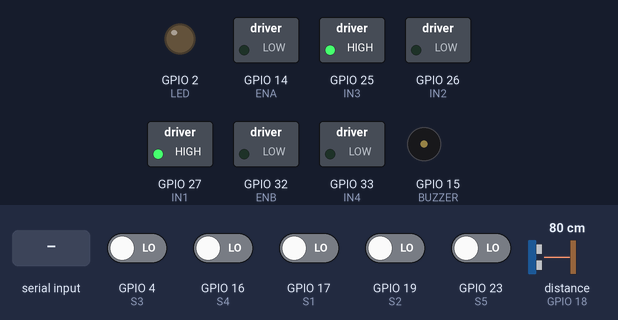
Recording of a sketch running on a simulated ESP32. Parts: switched loads named in the sketch (green lamp = pin HIGH), output pins drawn as LEDs (lit = HIGH), buzzer (waves = sounding, pin HIGH). Dashed ring = blinking. The inputs (shaded band) are chosen by the test bench; at power-on: GPIO 4 (S3), GPIO 16 (S4), GPIO 17 (S1), GPIO 19 (S2), GPIO 23 (S5) LOW, distance to the obstacle (sensor on GPIO 18) 80 cm. The echo pulse lasts 58.3 µs per cm; nothing arrives over Bluetooth unless stated; pins used as bus, display or sensor lines are not drawn.

Above: at 1.5 s.
1.6 s: "1" received over the second serial link
At 4.5 s:
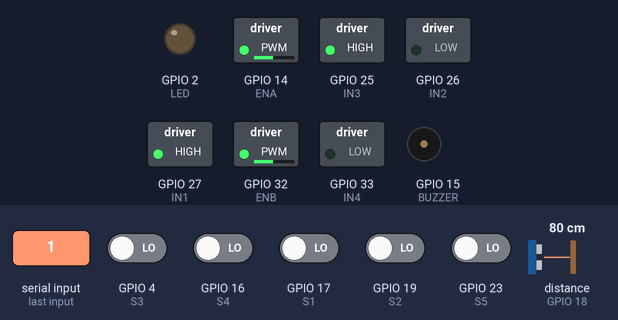
4.6 s: distance to the obstacle (sensor on GPIO 18) set to 17 cm
7.2 s: distance to the obstacle (sensor on GPIO 18) set to 14 cm
At 8.32 s:
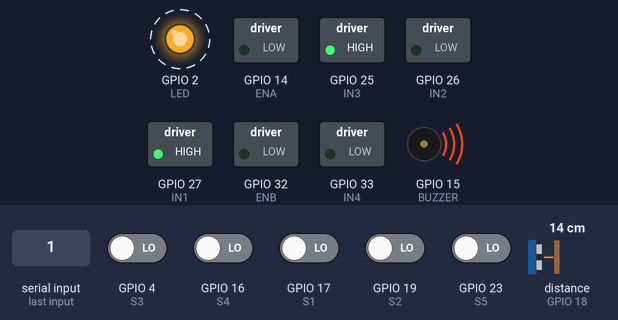
10.2 s: "F" received over the second serial link
At 12.1 s:
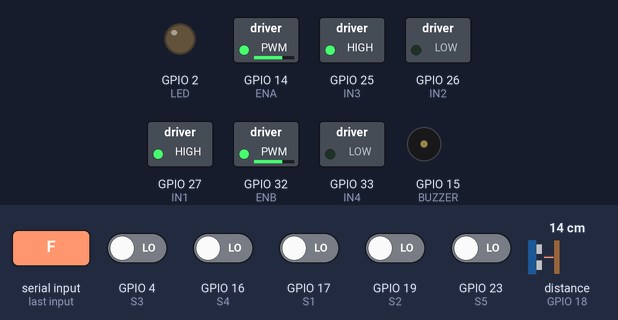
12.5 s: "B" received over the second serial link
At 13.7 s:
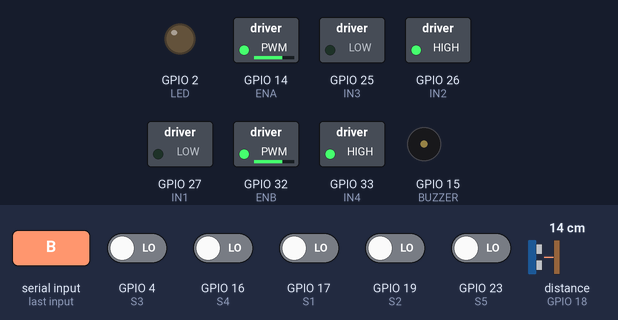
14.0 s: "1" received over the second serial link
At 14.82 s:
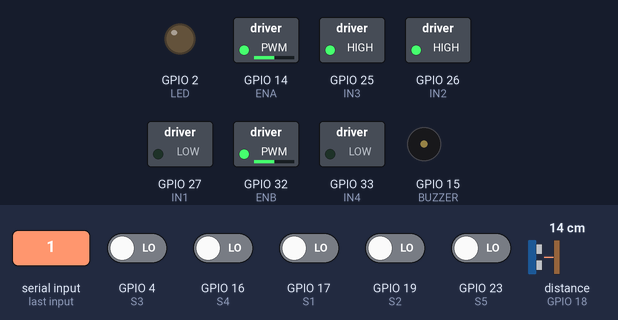
Timing chart, 0 to 18.0 s (numbered marks = the images above; inputs shaded):
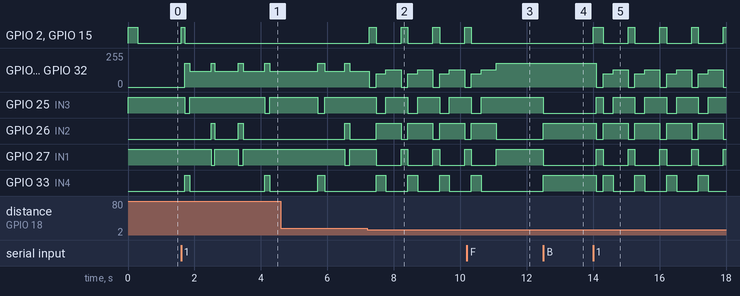

The sketch:

xe_do_line_IC2005_G1.ino
```cpp
#include "BluetoothSerial.h"

// ==================== KHAI BÁO PIN ĐỘNG CƠ (GIỮ NGUYÊN) ====================
BluetoothSerial SerialBT;

#define ENA  14
#define IN1  27
#define IN2  26
#define IN3  25
#define IN4  33
#define ENB  32

// ==================== KHAI BÁO PIN CẢM BIẾN ====================
#define S1 17   // Trái ngoài cùng
#define S2 19   // Trái trong
#define S3 4    // Giữa
#define S4 16   // Phải trong
#define S5 23   // Phải ngoài cùng

#define TRIG   5
#define ECHO   18
#define BUZZER 15
#define LED    2

// ==================== PWM ESP32 ====================
#define PWM_CHANNEL_A 0
#define PWM_CHANNEL_B 1
#define PWM_FREQ 1000
#define PWM_RES 8

// ==================== BIẾN TOÀN CỤC & PID ====================
int systemMode = 0;
int SPEED_BASE = 120; // Lấy theo initial_motor_speed của code mẫu
int manualSpeed = 180;
char lastCmd = 'S';
int stepCounter = 1;
unsigned long lastCrossTime = 0;


// Các thông số PID từ code mẫu (Bạn có thể cần tinh chỉnh lại Kd trên sân)
float Kp = 20.0;
float Ki = 0.3;
float Kd = 50.0;

int error = 0;
int previous_error = 0;
float P = 0, I = 0, D = 0;
float PID_value = 0;

unsigned long lastPingTime = 0;
unsigned long lastTimePID = 0;
float currentDist = 999;
float dt = 0;

// ==================== HÀM HỖ TRỢ ====================
void setAlarm(bool state) {
  digitalWrite(BUZZER, state ? HIGH : LOW);
  digitalWrite(LED, state ? HIGH : LOW);
}

void beep(int ms) {
  setAlarm(true); delay(ms); setAlarm(false);
}

// Hàm motor đã được tối ưu để dùng cho ESP32 và hỗ trợ quay ngược (âm)
void motor(int left, int right) {
  digitalWrite(IN1, left >= 0 ? HIGH : LOW);
  digitalWrite(IN2, left >= 0 ? LOW  : HIGH);
  ledcWrite(PWM_CHANNEL_A, abs(left));

  digitalWrite(IN3, right >= 0 ? HIGH : LOW);
  digitalWrite(IN4, right >= 0 ? LOW  : HIGH);
  ledcWrite(PWM_CHANNEL_B, abs(right));
}

void stopM() {
  motor(0, 0);
}

float getDistance() {
  digitalWrite(TRIG, LOW); delayMicroseconds(2);
  digitalWrite(TRIG, HIGH); delayMicroseconds(10);
  digitalWrite(TRIG, LOW);
  long t = pulseIn(ECHO, HIGH, 4000);
  return (t == 0) ? 999 : t * 0.034 / 2.0;
}


// ==================== DÒ LINE SA HÌNH FPT ====================
void lineFollow() {
  int l1 = digitalRead(S1);
  int l2 = digitalRead(S2);
  int l3 = digitalRead(S3);
  int l4 = digitalRead(S4);
  int l5 = digitalRead(S5);

  // 1. NHẬN DIỆN GIAO CẮT & ĐẾM BƯỚC
  // Nếu mắt ngoài cùng chạm vạch VÀ đã qua ít nhất 0.8s kể từ ngã rẽ trước (chống đếm đúp)
  if ((l1 == 0 || l5 == 0) && (millis() - lastCrossTime > 800)) {
    lastCrossTime = millis(); // Reset đồng hồ

    // Thực hiện lệnh rẽ tương ứng với từng chốt trên chữ FPT
    switch(stepCounter) {

      case 1: // CHỐT 1: Ngã 3 giữa chữ F -> Phải rẽ Phải
        motor(180, -180); delay(150);
        while(digitalRead(S3) == 1) { motor(180, -180); }
        break;

      case 2: // CHỐT 2: Góc gập 45 độ lên chéo -> Phải rẽ Trái
        motor(-180, 180); delay(100); // Delay ngắn hơn vì góc 45 độ
        while(digitalRead(S3) == 1) { motor(-180, 180); }
        break;

      case 3: // CHỐT 3 (BẪY): Đâm chéo vào chữ P -> Ép rẽ Trái (Đi lên)
        motor(-180, 180); delay(150);
        while(digitalRead(S3) == 1) { motor(-180, 180); }
        break;

      case 4: // CHỐT 4: Đỉnh chữ P -> Rẽ Phải
        motor(180, -180); delay(150);
        while(digitalRead(S3) == 1) { motor(180, -180); }
        break;

      case 5: // CHỐT 5: Cắt ngang thân chữ T -> ÉP ĐI THẲNG QUA
        motor(SPEED_BASE, SPEED_BASE);
        delay(200); // Lướt qua vạch ngang mà không bẻ lái
        break;

      case 6: // CHỐT 6: Đỉnh nhọn chữ T -> Rẽ Phải góc gắt 135 độ
        motor(180, -180); delay(200); // Delay lâu hơn để quay sâu vào trong
        while(digitalRead(S3) == 1) { motor(180, -180); }
        break;

      case 7: // CHỐT 7 (BẪY): Đâm chéo vào thân chữ T -> Ép rẽ Trái (Đi xuống Finish)
        motor(-180, 180); delay(150);
        while(digitalRead(S3) == 1) { motor(-180, 180); }
        break;
    }

    // Tăng bộ đếm cho ngã rẽ tiếp theo, đặt lại lỗi PID để xe chạy thẳng mượt
    stepCounter++;
    previous_error = 0;
    lastTimePID = micros();
    return; // Rẽ xong thì thoát luôn, nhường vòng lặp tiếp theo cho PID
  }

  // 2. NẾU MẤT VẠCH TRÊN ĐƯỜNG ĐI (Khắc phục sự cố)
  if (l5 == 1 && l4 == 1 && l3 == 1 && l2 == 1 && l1 == 1) {
    if (previous_error > 0) { error = 5; }
    else if (previous_error < 0) { error = -5; }
  }

  // 3. TÍNH TOÁN LỖI CHO ĐOẠN ĐƯỜNG THẲNG/CHÉO
  else {
    if      (l5 == 1 && l4 == 1 && l3 == 1 && l2 == 1 && l1 == 0) { error = 4; }
    else if (l5 == 1 && l4 == 1 && l3 == 1 && l2 == 0 && l1 == 0) { error = 3; }
    else if (l5 == 1 && l4 == 1 && l3 == 1 && l2 == 0 && l1 == 1) { error = 2; }
    else if (l5 == 1 && l4 == 1 && l3 == 0 && l2 == 0 && l1 == 1) { error = 1; }
    else if (l5 == 1 && l4 == 1 && l3 == 0 && l2 == 1 && l1 == 1) { error = 0; }
    else if (l5 == 1 && l4 == 0 && l3 == 0 && l2 == 1 && l1 == 1) { error = -1; }
    else if (l5 == 1 && l4 == 0 && l3 == 1 && l2 == 1 && l1 == 1) { error = -2; }
    else if (l5 == 0 && l4 == 0 && l3 == 1 && l2 == 1 && l1 == 1) { error = -3; }
    else if (l5 == 0 && l4 == 1 && l3 == 1 && l2 == 1 && l1 == 1) { error = -4; }
  }

  // 4. CHẠY PID ĐỂ GIỮ THĂNG BẰNG
  unsigned long now = micros();
  dt = (now - lastTimePID) / 1000000.0;
  if (dt <= 0.0 || dt > 0.1) dt = 0.005;
  lastTimePID = now;

  P = error;
  I = I + error * dt;
  D = (error - previous_error) / dt;
  I = constrain(I, -50, 50);

  PID_value = Kp * P + Ki * I + Kd * D;
  previous_error = error;

  PID_value = constrain(PID_value, -180, 180);

  int leftSpeed  = SPEED_BASE - PID_value;
  int rightSpeed = SPEED_BASE + PID_value;
  leftSpeed  = constrain(leftSpeed, -255, 255);
  rightSpeed = constrain(rightSpeed, -255, 255);

  motor(leftSpeed, rightSpeed);
}

// ==================== SETUP & LOOP ====================
void setup() {
  Serial.begin(115200);
  SerialBT.begin("ESP32_PRO_CAR");

  pinMode(IN1, OUTPUT); pinMode(IN2, OUTPUT);
  pinMode(IN3, OUTPUT); pinMode(IN4, OUTPUT);

  ledcSetup(PWM_CHANNEL_A, PWM_FREQ, PWM_RES);
  ledcAttachPin(ENA, PWM_CHANNEL_A);
  ledcSetup(PWM_CHANNEL_B, PWM_FREQ, PWM_RES);
  ledcAttachPin(ENB, PWM_CHANNEL_B);

  pinMode(S1, INPUT); pinMode(S2, INPUT); pinMode(S3, INPUT);
  pinMode(S4, INPUT); pinMode(S5, INPUT);

  pinMode(TRIG, OUTPUT); pinMode(ECHO, INPUT);
  pinMode(BUZZER, OUTPUT); pinMode(LED, OUTPUT);

  stopM();
  beep(300);
  lastTimePID = micros();
}

void loop() {
  if (SerialBT.available()) {
    char cmd = SerialBT.read();
    if (cmd == '1') { systemMode = 1; beep(100); }
    else if (cmd == '0') { systemMode = 0; stopM(); beep(500); }
    else if (cmd=='F'||cmd=='B'||cmd=='L'||cmd=='R'||cmd=='S') {
      systemMode = 2; lastCmd = cmd;
      switch(cmd) {
        case 'F': motor(manualSpeed, manualSpeed); break;
        case 'B': motor(-manualSpeed, -manualSpeed); break;
        case 'L': motor(-manualSpeed, manualSpeed); break;
        case 'R': motor(manualSpeed, -manualSpeed); break;
        case 'S': stopM(); break;
      }
    }
  }

  if (systemMode == 1) {
    if (millis() - lastPingTime > 60) {
      currentDist = getDistance();
      lastPingTime = millis();
    }
    if (currentDist < 15.0) {
      stopM(); beep(200);
      motor(-100, -100); delay(300);
      motor(-130, 130); delay(450);
      currentDist = 999;
      lastTimePID = micros();
    } else {
      lineFollow();
    }
  }
  else if (systemMode == 2) {
    float dist = getDistance();
    if (dist < 8.0 && lastCmd == 'F') {
      setAlarm(true); stopM();
    } else {
      setAlarm(false);
    }
  }
  delay(4);
}
```

Measured:
- the behaviour switches between 16 and 15 cm on distance to the obstacle (sensor on GPIO 18) (found by bisection; images 1 and 2)
- after the input at 1.6 s, GPIO 2 (LED): LOW → HIGH at once, → LOW 0.10 s later; GPIO 14 (ENA): alternates 179/255 for 0.16 s and 120/255 for 0.64 s, starting after 0.11 s
- after the input at 7.2 s, GPIO 2 (LED): alternates HIGH for 0.20 s and LOW for 0.76 s, starting after 0.07 s; GPIO 14 (ENA): 120/255 → 0/255 after 0.07 s, then repeats every 0.96 s: 100/255 0.30 s, 129/255 0.46 s, 0/255 0.20 s
- after the input at 10.2 s, GPIO 2 (LED), GPIO 15 (BUZZER): goes on until 10.3 s, then stays LOW; GPIO 25 (IN3): goes on until 10.6 s, then stays HIGH; GPIO 26 (IN2): goes on until 11.1 s, then stays LOW; GPIO 27 (IN1): goes on until 11.1 s, then stays HIGH; GPIO 33 (IN4): goes on until 10.6 s, then stays LOW
- after the input at 12.5 s, GPIO 25 (IN3), GPIO 27 (IN1): HIGH → LOW at once; GPIO 26 (IN2), GPIO 33 (IN4): LOW → HIGH at once
- after the input at 14.0 s, GPIO 2 (LED): LOW → HIGH at once, then repeats every 0.96 s: LOW 0.76 s, HIGH 0.20 s; GPIO 14 (ENA): 179/255 → 0/255 after 0.10 s, then repeats every 0.96 s: 100/255 0.30 s, 129/255 0.46 s, 0/255 0.20 s
